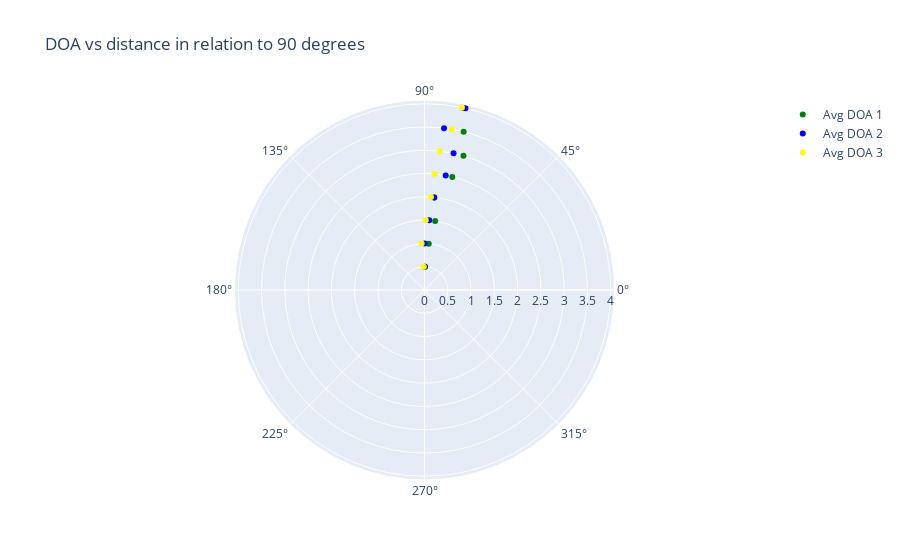

The cell this chart's notebook holds for it:
### Code cell
import plotly.express as px
import plotly.graph_objects as go

fig = go.Figure()

fig.add_trace(go.Scatterpolar(
    r=[0.5, 1, 1.5, 2, 2.5, 3, 3.5, 4],
    theta=avg_doa,
    mode='markers',
    marker=dict(color='green'),
    name='Avg DOA 1'
))

fig.add_trace(go.Scatterpolar(
    r=[0.5, 1, 1.5, 2, 2.5, 3, 3.5, 4],
    theta=avg_doa2,
    mode='markers',
    marker=dict(color='blue'),
    name='Avg DOA 2'
))

fig.add_trace(go.Scatterpolar(
    r=[0.5, 1, 1.5, 2, 2.5, 3, 3.5, 4],
    theta=avg_doa3,
    mode='markers',
    marker=dict(color='yellow'),
    name='Avg DOA 3'
))

fig.update_layout(
    showlegend=True,
    title='DOA vs distance in relation to 90 degrees'
)
fig.show()

### Figure 1 — Plotly figure (JSON) as saved in the notebook; plotly's stock layout.template omitted (floating-point values rounded to 4 significant figures)
{"data": [{"marker": {"color": "green"}, "mode": "markers", "name": "Avg DOA 1", "r": [0.5, 1, 1.5, 2, 2.5, 3, 3.5, 4], "theta": [88.6, 84.8, 81.2, 84, 76.2, 73.8, 76.1, 78.1], "type": "scatterpolar"}, {"marker": {"color": "blue"}, "mode": "markers", "name": "Avg DOA 2", "r": [0.5, 1, 1.5, 2, 2.5, 3, 3.5, 4], "theta": [89.5, 89.8, 86.1, 84, 79.5, 78, 83.1, 77.3], "type": "scatterpolar"}, {"marker": {"color": "yellow"}, "mode": "markers", "name": "Avg DOA 3", "r": [0.5, 1, 1.5, 2, 2.5, 3, 3.5, 4], "theta": [91.8, 93.5, 89, 86, 85, 83.7, 80.4, 78.4], "type": "scatterpolar"}], "layout": {"showlegend": true, "title": {"text": "DOA vs distance in relation to 90 degrees"}}}
